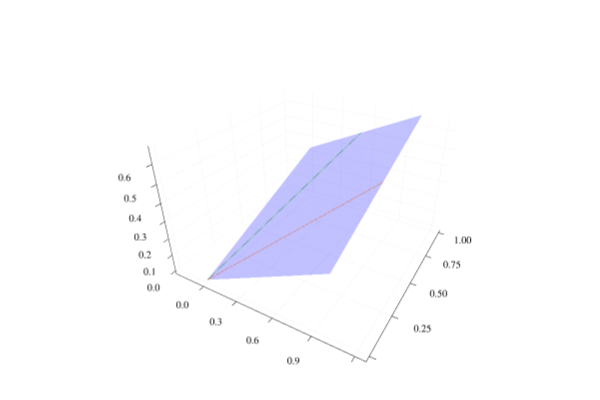

Write notebook code for a chart like this one.
### Markdown cell above
Let's plot our plane and check if our vectors `a` and `b` lay inside it.

### Code cell
x = [0,1]
y = [0,1]
surface(x,y,z, cmap=:blue, alpha=0.5, legend=false,aspect_ratio=1)
quiver!([0],[0],[0],quiver=([a.e1],[a.e2],[a.e3]))
quiver!([0],[0],[0],quiver=([b.e1],[b.e2],[b.e3]))

### Figure 1 — Plotly figure (JSON) as saved in the notebook; plotly's stock layout.template omitted (floating-point values rounded to 4 significant figures)
{"data": [{"cmax": 0.6667, "cmin": 0, "colorbar": {"len": 0.9525, "title": {"text": ""}, "x": 0.9934, "y": 0.5139}, "colorscale": [[0, "rgba(0, 0, 255, 0.500)"], [1, "rgba(0, 0, 255, 0.500)"]], "name": "y1", "opacity": 0.5, "scene": "scene", "showlegend": false, "showscale": false, "type": "surface", "x": [0, 1], "xaxis": "x", "y": [0, 1], "yaxis": "y", "z": [[0, 0.3333], [0.3333, 0.6667]], "zaxis": "z", "zmax": 0.6667, "zmin": 0}, {"colorbar": {"len": 0.9525, "title": {"text": ""}, "x": 0.9934, "y": 0.5139}, "legendgroup": "", "line": {"color": "rgba(227, 111, 71, 1.000)", "dash": "solid", "shape": "linear", "width": 1}, "mode": "lines", "name": "", "scene": "scene", "showlegend": false, "type": "scatter3d", "x": [0, 1], "xaxis": "x", "y": [0, 0.5], "yaxis": "y", "z": [0, 0.5], "zaxis": "z", "zmax": 0.6667, "zmin": 0}, {"colorbar": {"len": 0.9525, "title": {"text": ""}, "x": 0.9934, "y": 0.5139}, "legendgroup": "", "line": {"color": "rgba(62, 164, 78, 1.000)", "dash": "solid", "shape": "linear", "width": 1}, "mode": "lines", "name": "", "scene": "scene", "showlegend": false, "type": "scatter3d", "x": [0, 0.5], "xaxis": "x", "y": [0, 1], "yaxis": "y", "z": [0, 0.5], "zaxis": "z", "zmax": 0.6667, "zmin": 0}], "layout": {"annotations": [], "height": 400, "margin": {"b": 20, "l": 0, "r": 0, "t": 20}, "paper_bgcolor": "rgba(255, 255, 255, 1.000)", "plot_bgcolor": "rgba(255, 255, 255, 1.000)", "scene": {"aspectmode": "auto", "aspectratio": {"x": 1.145, "y": 1.145, "z": 0.7631}, "camera": {"center": {"x": 0, "y": 0, "z": 0}, "eye": {"x": 0.9859, "y": -1.708, "z": 1.138}, "projection": {"type": "perspective"}, "up": {"x": 0, "y": 0, "z": 1}}, "domain": {"x": [0.06582, 0.9934], "y": [0.03762, 0.9902]}, "xaxis": {"gridcolor": "rgba(0, 0, 0, 0.1)", "gridwidth": 0.5, "linecolor": "rgba(0, 0, 0, 1)", "mirror": false, "range": [-0.2742, 1.274], "showgrid": true, "showline": true, "showticklabels": true, "tickangle": 0, "tickcolor": "rgb(0, 0, 0)", "tickfont": {"color": "rgba(0, 0, 0, 1)", "family": "sans-serif", "size": 11}, "tickmode": "array", "ticks": "inside", "ticktext": ["0.0", "0.3", "0.6", "0.9", "1.2"], "tickvals": [0, 0.3, 0.6, 0.9, 1.2], "title": {"font": {"color": "rgba(0, 0, 0, 1)", "family": "sans-serif", "size": 15}, "text": ""}, "type": "linear", "visible": true, "zeroline": false, "zerolinecolor": "rgba(0, 0, 0, 1)"}, "yaxis": {"gridcolor": "rgba(0, 0, 0, 0.1)", "gridwidth": 0.5, "linecolor": "rgba(0, 0, 0, 1)", "mirror": false, "range": [-0.03, 1.03], "showgrid": true, "showline": true, "showticklabels": true, "tickangle": 0, "tickcolor": "rgb(0, 0, 0)", "tickfont": {"color": "rgba(0, 0, 0, 1)", "family": "sans-serif", "size": 11}, "tickmode": "array", "ticks": "inside", "ticktext": ["0.00", "0.25", "0.50", "0.75", "1.00"], "tickvals": [0, 0.25, 0.5, 0.75, 1], "title": {"font": {"color": "rgba(0, 0, 0, 1)", "family": "sans-serif", "size": 15}, "text": ""}, "type": "linear", "visible": true, "zeroline": false, "zerolinecolor": "rgba(0, 0, 0, 1)"}, "zaxis": {"gridcolor": "rgba(0, 0, 0, 0.1)", "gridwidth": 0.5, "linecolor": "rgba(0, 0, 0, 1)", "mirror": false, "range": [-0.02, 0.6867], "showgrid": true, "showline": true, "showticklabels": true, "tickangle": 0, "tickcolor": "rgb(0, 0, 0)", "tickfont": {"color": "rgba(0, 0, 0, 1)", "family": "sans-serif", "size": 11}, "tickmode": "array", "ticks": "inside", "ticktext": ["0.0", "0.1", "0.2", "0.3", "0.4", "0.5", "0.6"], "tickvals": [0, 0.1, 0.2, 0.3, 0.4, 0.5, 0.6], "title": {"font": {"color": "rgba(0, 0, 0, 1)", "family": "sans-serif", "size": 15}, "text": ""}, "type": "linear", "visible": true, "zeroline": false, "zerolinecolor": "rgba(0, 0, 0, 1)"}}, "showlegend": false, "width": 600}}
